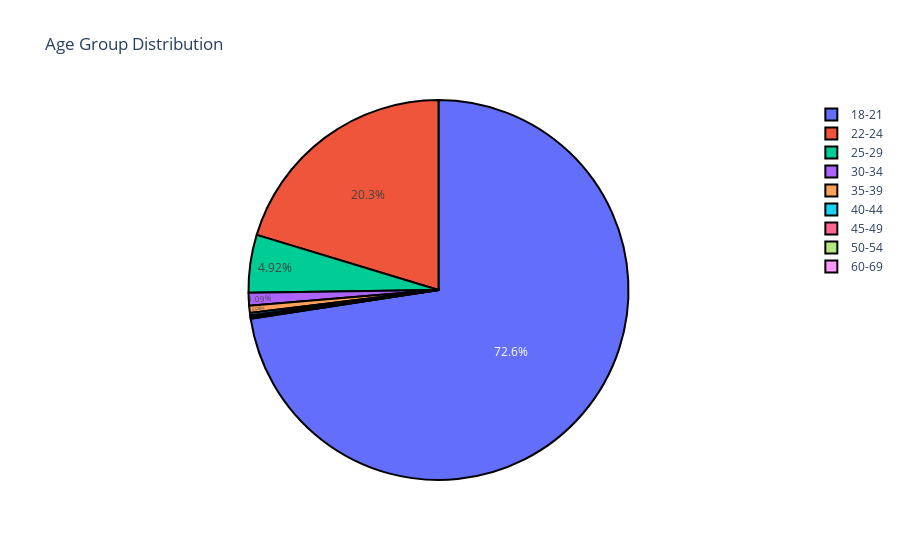

Notebook cell for this chart:
### Code cell
trace = go.Pie(labels=df['Q1'].value_counts().index, 
               values=df['Q1'].value_counts().values, 
               hoverinfo='percent+value+label', 
               textinfo='percent',
               textposition='inside',
               showlegend=True,
               marker=dict(colors=plt.cm.viridis_r(np.linspace(0, 1, 28)),
                           line=dict(color='#000000',
                                     width=2),
                          )
                  )
layout = go.Layout(title="Age Group Distribution")
fig=go.Figure(data=[trace], layout=layout)
fig.show()

### Figure 1 — Plotly figure (JSON) as saved in the notebook; plotly's stock layout.template omitted (floating-point values rounded to 4 significant figures)
{"data": [{"hoverinfo": "percent+value+label", "labels": ["18-21", "22-24", "25-29", "30-34", "35-39", "40-44", "45-49", "50-54", "60-69"], "marker": {"colors": [[0.9932, 0.9062, 0.1439, 1], [0.9063, 0.8949, 0.09813, 1], [0.8146, 0.8834, 0.1103, 1], [0.7099, 0.8688, 0.1693, 1], [0.6163, 0.8527, 0.2301, 1], [0.516, 0.8312, 0.2943, 1], [0.431, 0.8085, 0.3465, 1], [0.3441, 0.78, 0.3974, 1], [0.2741, 0.752, 0.4366, 1], [0.208, 0.7187, 0.4729, 1], [0.162, 0.6873, 0.4991, 1], [0.1301, 0.6514, 0.5216, 1], [0.1197, 0.6185, 0.5363, 1], [0.1235, 0.5817, 0.5474, 1], [0.1337, 0.5485, 0.5535, 1], [0.1476, 0.5117, 0.557, 1], [0.1607, 0.4785, 0.5581, 1], [0.1758, 0.4413, 0.5577, 1], [0.1906, 0.4071, 0.5561, 1], [0.2086, 0.3678, 0.5527, 1], [0.2259, 0.3308, 0.5473, 1], [0.245, 0.2877, 0.5373, 1], [0.2606, 0.2469, 0.5228, 1], [0.2741, 0.1997, 0.4989, 1], [0.2814, 0.1558, 0.4692, 1], [0.2829, 0.1054, 0.4269, 1], [0.2779, 0.05632, 0.3812, 1], [0.267, 0.004874, 0.3294, 1]], "line": {"color": "#000000", "width": 2}}, "showlegend": true, "textinfo": "percent", "textposition": "inside", "type": "pie", "values": [2065, 578, 140, 31, 17, 6, 4, 2, 2]}], "layout": {"title": {"text": "Age Group Distribution"}}}
